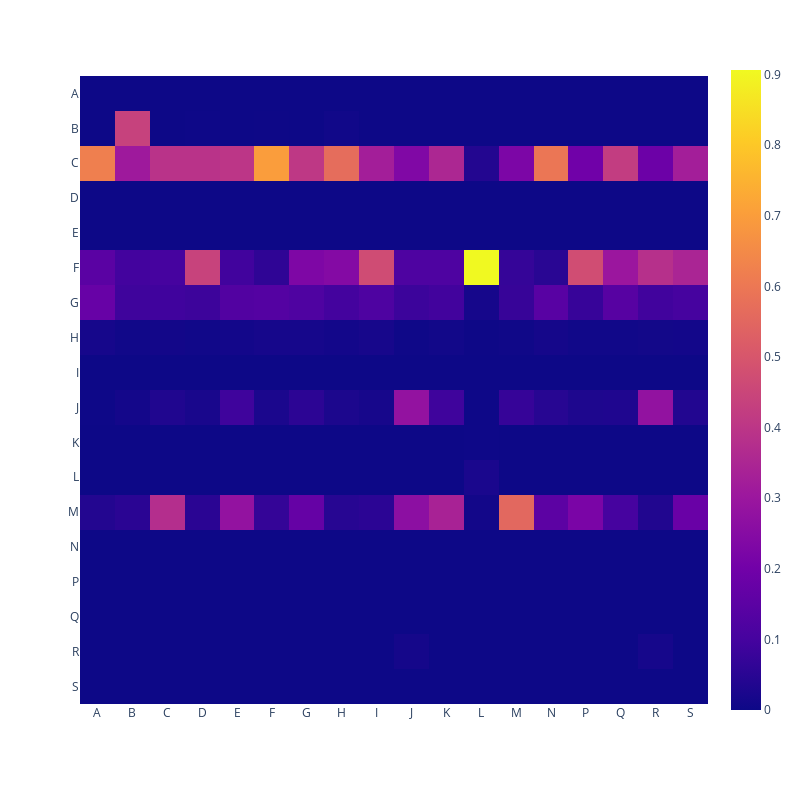

Source (notebook cell):
### Code cell
fig = px.imshow(rough_matrix)
fig.update_layout(
    autosize=False,
    width=800,
    height=800
)
fig.show()

### Figure 1 — Plotly figure (JSON) as saved in the notebook; plotly's stock layout.template omitted (floating-point values rounded to 4 significant figures; data arrays with more than 128 entries replaced by an {"elided": "..."} marker saying what was removed)
{"data": [{"coloraxis": "coloraxis", "hovertemplate": "x: %{x}<br>y: %{y}<br>color: %{z}<extra></extra>", "name": "0", "type": "heatmap", "x": ["A", "B", "C", "D", "E", "F", "G", "H", "I", "J", "K", "L", "M", "N", "P", "Q", "R", "S"], "xaxis": "x", "y": ["A", "B", "C", "D", "E", "F", "G", "H", "I", "J", "K", "L", "M", "N", "P", "Q", "R", "S"], "yaxis": "y", "z": {"elided": "18x18 float values"}}], "layout": {"autosize": false, "coloraxis": {"colorscale": [[0, "#0d0887"], [0.1111, "#46039f"], [0.2222, "#7201a8"], [0.3333, "#9c179e"], [0.4444, "#bd3786"], [0.5556, "#d8576b"], [0.6667, "#ed7953"], [0.7778, "#fb9f3a"], [0.8889, "#fdca26"], [1, "#f0f921"]]}, "height": 800, "margin": {"t": 60}, "width": 800, "xaxis": {"anchor": "y", "constrain": "domain", "domain": [0, 1], "scaleanchor": "y"}, "yaxis": {"anchor": "x", "autorange": "reversed", "constrain": "domain", "domain": [0, 1]}}}
